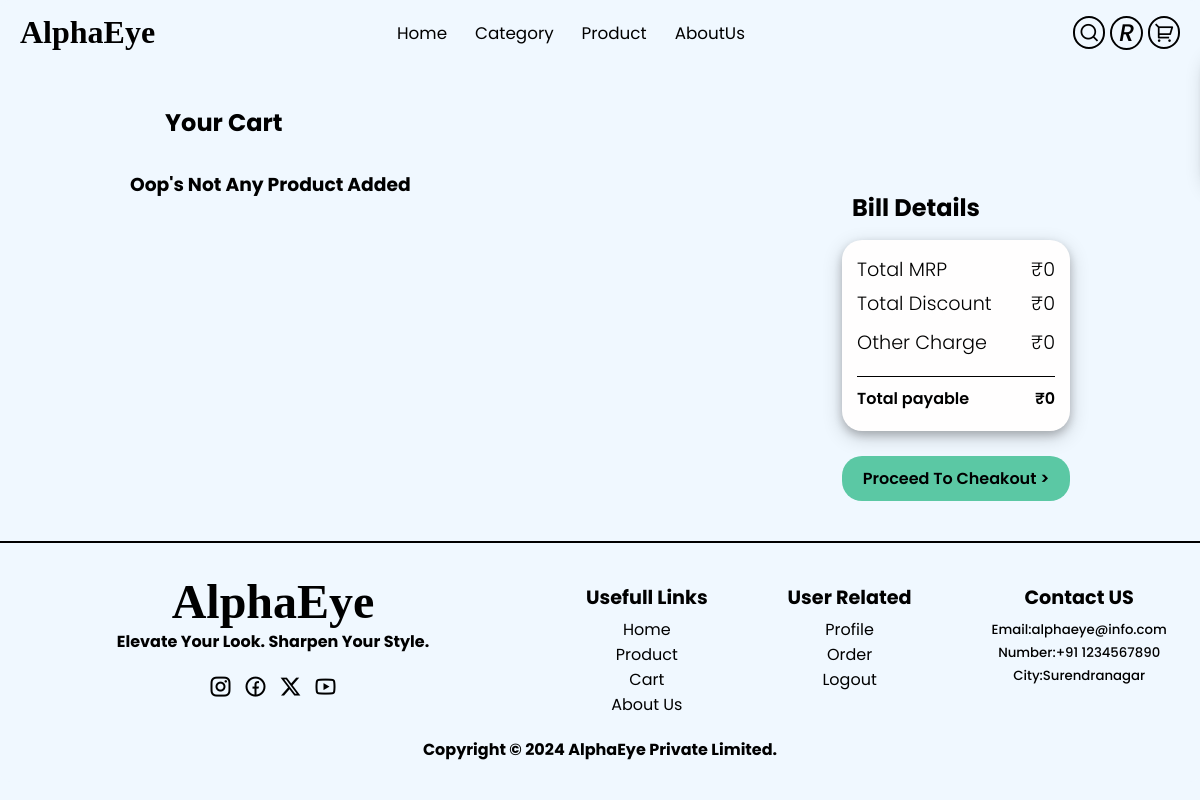
The app's page /cart.php (signed in), older data.
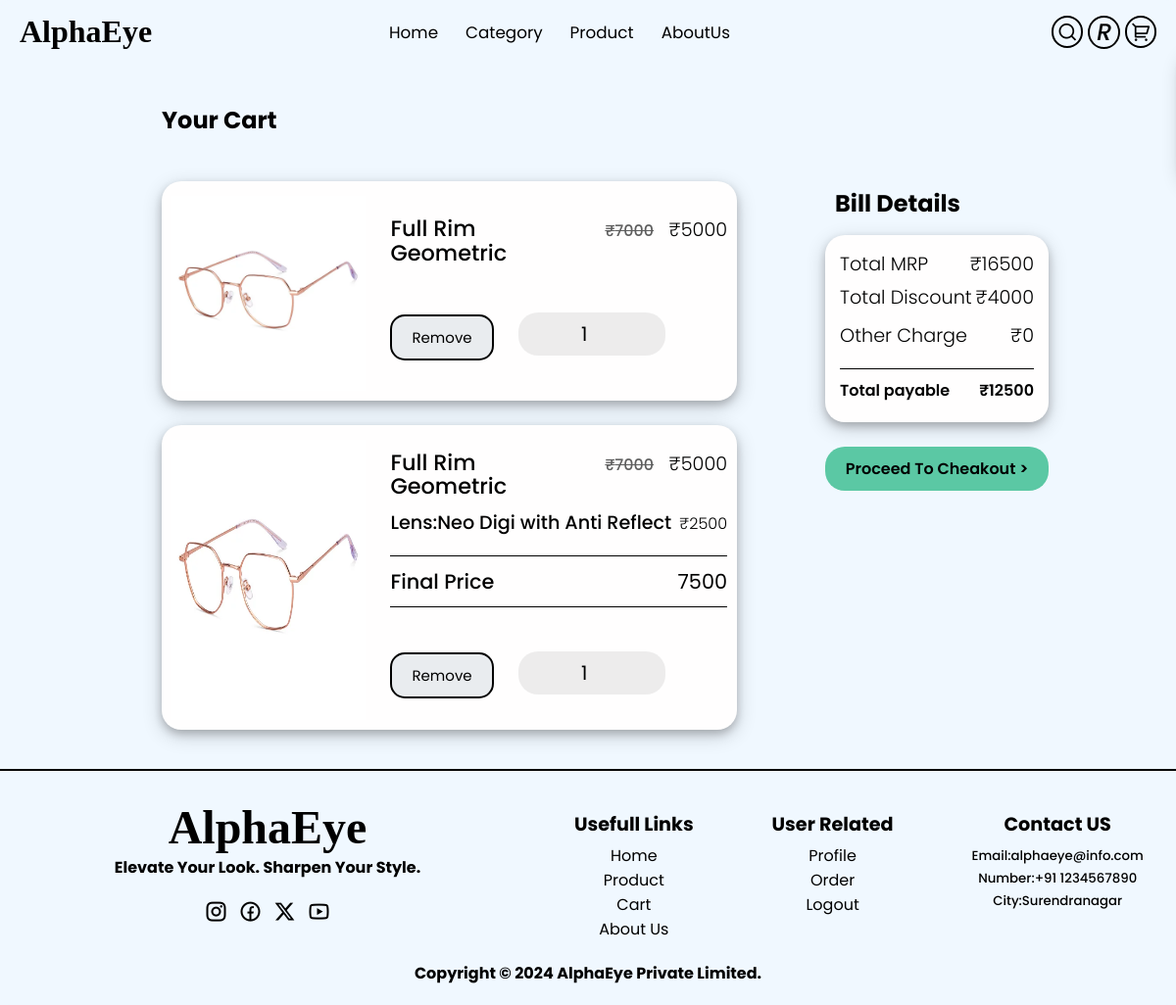
The same page, newer data.
### tables this page shows
CREATE TABLE `userdata` (
  `id` int(11) NOT NULL,
  `username` varchar(255) DEFAULT NULL,
  `useremail` varchar(255) DEFAULT NULL,
  `password` varchar(255) DEFAULT NULL,
  `status` tinyint(1) DEFAULT 0,
  `joindate` timestamp NULL DEFAULT current_timestamp()
);

CREATE TABLE `cart` (
  `cartid` int(11) NOT NULL,
  `userid` int(11) NOT NULL,
  `productid` int(11) NOT NULL,
  `addingtime` timestamp NOT NULL DEFAULT current_timestamp(),
  `quantity` int(11) DEFAULT 1,
  `powertype` varchar(255) DEFAULT NULL,
  `lenstype` varchar(255) DEFAULT NULL,
  `lensprice` int(11) DEFAULT NULL
);

CREATE TABLE `product` (
  `productid` int(11) NOT NULL,
  `name` varchar(255) DEFAULT NULL,
  `detail` longtext DEFAULT NULL,
  `mrp` int(11) NOT NULL DEFAULT 0,
  `maincategory` varchar(255) DEFAULT NULL,
  `img1` varchar(255) DEFAULT NULL,
  `img2` varchar(255) DEFAULT NULL,
  `img3` varchar(255) DEFAULT NULL,
  `img4` varchar(255) DEFAULT NULL,
  `color` varchar(255) DEFAULT NULL,
  `status` varchar(255) NOT NULL DEFAULT 'show',
  `addingdate` timestamp NOT NULL DEFAULT current_timestamp(),
  `size` varchar(20) DEFAULT 'medium',
  `sellingprice` int(255) DEFAULT NULL,
  `subcategory` varchar(255) DEFAULT NULL
);

### cart.php (the view, shortened to what the rows shown need)
<!DOCTYPE html>
<html lang="en">
<head>
    <link rel="stylesheet" href="cssStyle/cart.css">
</head>
<body>
<?php
        include("config/dbconnect.php");
        include("config/remixicone.php");
?>
    <div class="main">
        <div class="cart">
            <?php  include("component/nav.php");?>
            <div class="heading">
                <h2>Your Cart</h2>
            </div>
            <div class="cart-section">
                <div class="cart-item">
                     <?php
                        if(isset($_SESSION['email']) && isset($_SESSION['role'])){
                            $email=$_SESSION['email'];
                            $fecthuser="select id from userdata where useremail='$email'";
                            $result=mysqli_query($con,$fecthuser);
                            $userdata=mysqli_fetch_assoc($result);
                            $cartproduct="select * from cart where userid = $userdata[id]";
                            $result=mysqli_query($con,$cartproduct);
                            if(mysqli_num_rows($result)>0){
                                while($cartdata=mysqli_fetch_assoc($result)){
                                    $fetchproduct="select * from product where productid = $cartdata[productid]";
                                    $productresult=mysqli_query($con,$fetchproduct);
                                    $productdata=mysqli_fetch_assoc($productresult);
                                    if($cartdata['powertype']!=null){
                                        ?>
                                             <div class=cart-first>
                                        <div class="product-div">
                                            <img class=img src="assets\images\<?= $productdata['img1']; ?>" alt="">
                                            <div class="product-detail">
                                                <div class="product-name">
                                                    <h3 class="productname"><?= $productdata['name']; ?></h3>
                                                    <h5>
                                                        <span class="mrpprice">₹<?php
                                                            $mrp=$productdata['mrp']*$cartdata['quantity'];
                                                            echo $mrp;
                                                        ?></span>
                                                        ₹<?php
                                                        $productprice=$productdata['sellingprice']*$cartdata['quantity'];
                                                        echo $productprice;
                                                        ?></h5>
                                                </div>
                                                <div class="lens">
                                                    <h5>Lens:<?= $cartdata['lenstype']; ?></h5>
                                                    <h6>₹<?php
                                                        $lenseprice=$cartdata['lensprice']*$cartdata['quantity'];
                                                        echo $lenseprice;
                                                    ?></h6>
                                                </div>
                                                <div class="line"></div>
                                                    <div class="final-price">
                                                        <h4>Final Price</h4>
                                                        <h6>
                                                            <?php
                                                                $totalproductprice=$lenseprice+$productprice;
                                                                echo $totalproductprice;
                                                            ?>
                                                        </h6>
                                                    </div>
                                                <div class="line-2"></div>
                                                <div class="quantity-wrapper">
                                                <span>
                                                    <a
                                                    href="addcart.php?action=deleteproduct&cartid=<?php echo $cartdata['cartid']; ?>">
                                                        <button type="text">Remove</button>
                                                    </a>
                                                </span>
                                                    <div class= "quantity-wrapper-2">
                                                        <form action="addcart.php" method="get">
                                                            <input type="number" id="quantity" name="quantity" max="10" min="1"
                                                            value="<?php echo $cartdata['quantity']; ?>">
                                                        </form>
                                                    </div>
                                                </div>
                                            </div>
                                        </div>
                                    </div>
                                        <?php
                                    }else{
                                        ?>
                                             <div class=cart-first>
                                        <div class="product-div">
                                            <img class=img src="assets\images\<?= $productdata['img1']; ?>" alt="">
                                            <div class="product-detail">
                                                <div class="product-name">
                                                    <h3 class="productname"><?= $productdata['name']; ?></h3>
                                                    <h5>
                                                        <span class="mrpprice">₹<?php
                                                            $mrp=$productdata['mrp']*$cartdata['quantity'];
                                                            echo $mrp;
                                                        ?></span>
                                                        ₹<?php
                                                        $productprice=$productdata['sellingprice']*$cartdata['quantity'];
                                                        echo $productprice;
                                                    ?></h5>
                                                </div>
                                                <div class="quantity-wrapper">
                                                <span>
                                                    <a
                                                    href="addcart.php?action=deleteproduct&cartid=<?php echo $cartdata['cartid']; ?>">
                                                        <button type="text">Remove</button>
                                                    </a>
                                                </span>
                                                    <div class= "quantity-wrapper-2">
                                                        <form action="addcart.php" method="get">
                                                            <input type="number" id="quantity" name="quantity" max="10" min="1"
                                                            value="<?php echo $cartdata['quantity']; ?>">
                                                        </form>
                                                    </div>
                                                </div>
                                            </div>
                                        </div>
                                    </div>
                                        <?php
                                    }
                                    ?>
                                    <?php }}
                                        else{
                                            echo "<h3>Oop's Not Any Product Added</h3>";
                                        }
                                    }
                                    else{
                                        echo "<h3>Oop's Not Any Product Added</h3>";
                                    }
                                 ?>
                </div>
                <div class="car-sec">
                            <div class="heading-2">
                            <h2>Bill Details</h2>
                            </div>
                    </div>
            </div>
            <?php include("component/footer.php");?>
        </div>
    </div>
</body>
</html>

### component/nav.php (shortened to what the rows shown need)
<link rel="stylesheet" href="component/nav.css">
<?php
    include("./config/dbconnect.php");
    ?>
<nav>
        <div class="nav-div">
            <div class="left-nav">
                <a href="index.php" >
                    <h1>AlphaEye</h1>
                </a>
            </div>
            <div class="right-nav">
                <?php
                    if(!isset($_SESSION['email'])){
                        ?>
                            <a href="singin.php"><i class="ri-user-line"></i></a>
                    <?php
                    }
                    else{
                        $email=$_SESSION['email'];
                        $select="select * from userdata where useremail='$email'";
                        $result=mysqli_query($con,$select);
                        $data=mysqli_fetch_assoc($result);
                        $char=str_split($data['username']);
                        ?>
                            <button id="user-logo">
                                <i id='user-name-logo'>
                                    <?php echo $char[0];?>
                                </i>
                            </button>
                        <?php
                    }
                ?>
            </div>
        </div>
    </nav>

Row changes from the older to the newer data that the page shows:
added cart: productid.img1 (picture), productid.name "Full Rim Geometric", productid.mrp "7000", productid.sellingprice "5000", quantity "1"
added cart: productid.img1 (picture), productid.name "Full Rim Geometric", productid.mrp "7000", productid.sellingprice "5000", lenstype "Neo Digi with Anti Reflect", lensprice "2500", totalproductprice "7500", quantity "1"
Text that changed along with them:
$totalmrp: "0" → "16500"
$discount: "0" → "4000"
$totalprice: "0" → "12500"
text no longer shown: "Oop's Not Any Product Added"
